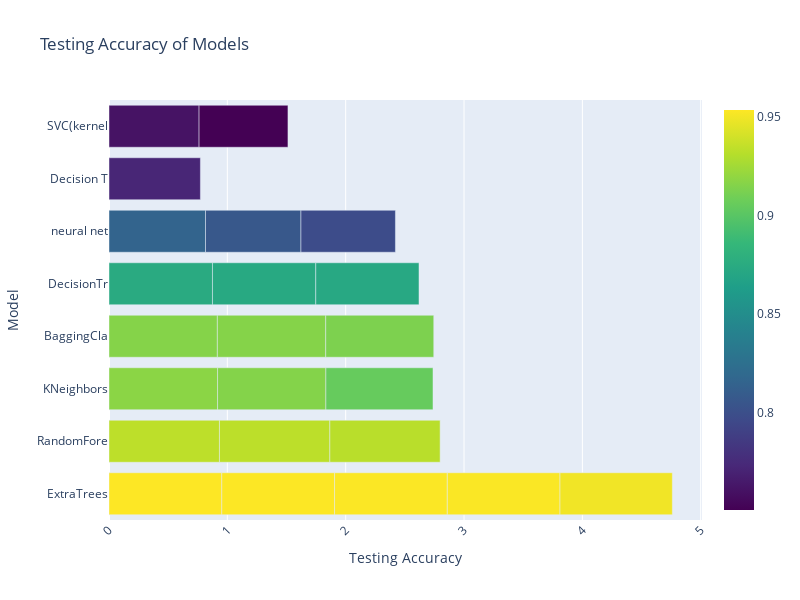

Notebook code cell kept with this figure:
### Code cell
import plotly.graph_objects as go
import pandas as pd

# Assuming you have a DataFrame named "accuracy_df" with two columns: "Model" and "Testing Accuracy"

# Sort the DataFrame by testing accuracy in descending order
accuracy_df = data.sort_values(by="Testing Accuracy", ascending=False)

# Truncate the model names to a specified number of characters
max_chars = 10
accuracy_df['Shortened Model'] = data['Model Names'].str[:max_chars]

# Creating the horizontal bar chart using Plotly with truncated model names
fig = go.Figure()

fig.add_trace(go.Bar(
    y=accuracy_df["Shortened Model"],
    x=accuracy_df["Testing Accuracy"],
    orientation="h",
    marker=dict(
        color=accuracy_df["Testing Accuracy"],
        coloraxis="coloraxis"
    )
))

fig.update_layout(
    title="Testing Accuracy of Models",
    xaxis_title="Testing Accuracy",
    yaxis_title="Model",
    coloraxis=dict(colorscale="Viridis"),
    autosize=False,
    width=800,
    height=600
)

fig.update_xaxes(tickangle=-45)

fig.show()

### Figure 1 — Plotly figure (JSON) as saved in the notebook; plotly's stock layout.template omitted (floating-point values rounded to 4 significant figures)
{"data": [{"marker": {"color": [0.9532, 0.9531, 0.9526, 0.9521, 0.9494, 0.9334, 0.9329, 0.9319, 0.9176, 0.9157, 0.9156, 0.9152, 0.913, 0.9051, 0.8745, 0.8728, 0.8723, 0.8155, 0.8066, 0.7983, 0.7723, 0.7612, 0.751], "coloraxis": "coloraxis"}, "orientation": "h", "type": "bar", "x": [0.9532, 0.9531, 0.9526, 0.9521, 0.9494, 0.9334, 0.9329, 0.9319, 0.9176, 0.9157, 0.9156, 0.9152, 0.913, 0.9051, 0.8745, 0.8728, 0.8723, 0.8155, 0.8066, 0.7983, 0.7723, 0.7612, 0.751], "y": ["ExtraTrees", "ExtraTrees", "ExtraTrees", "ExtraTrees", "ExtraTrees", "RandomFore", "RandomFore", "RandomFore", "KNeighbors", "BaggingCla", "BaggingCla", "KNeighbors", "BaggingCla", "KNeighbors", "DecisionTr", "DecisionTr", "DecisionTr", "neural net", "neural net", "neural net", "Decision T", "SVC(kernel", "SVC(kernel"]}], "layout": {"autosize": false, "coloraxis": {"colorscale": [[0, "#440154"], [0.1111, "#482878"], [0.2222, "#3e4989"], [0.3333, "#31688e"], [0.4444, "#26828e"], [0.5556, "#1f9e89"], [0.6667, "#35b779"], [0.7778, "#6ece58"], [0.8889, "#b5de2b"], [1, "#fde725"]]}, "height": 600, "title": {"text": "Testing Accuracy of Models"}, "width": 800, "xaxis": {"tickangle": -45, "title": {"text": "Testing Accuracy"}}, "yaxis": {"title": {"text": "Model"}}}}
